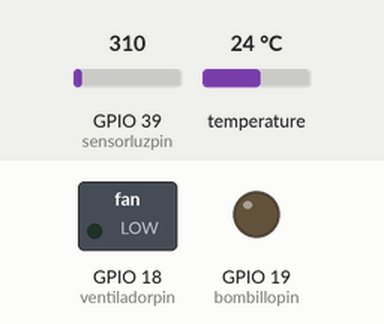
Recording of a program running on a simulated ESP32. Shown: switched loads named in the program (green lamp = pin HIGH), output pins drawn as LEDs (lit = HIGH). The inputs (shaded band) are chosen by the test bench; at power-on: GPIO 39 (sensorluzpin) = 310, temperature 24 °C (analog values on the 0–4095 scale). WiFi joins after 1.5 s; servers stay silent unless stated; random numbers use the default seed unless the program sets one; what the program prints to the serial monitor is not drawn.

Above: at 1.6 s.
At 20.1 s:
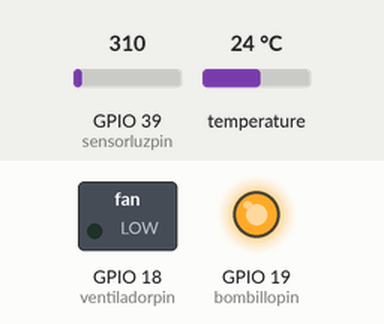
Timing chart, 0 to 21.6 s (numbered marks = the images above):
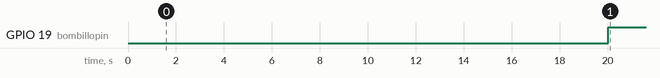

Measured:
- by itself, GPIO 19 (bombillopin): LOW → HIGH at 20.0 s

The program:

main.cpp
```cpp
//Este skecht se ha desarrollado para activar el bombillo a partir del umbral
//también el ventilador cuando la temperatura suba por encima de cierto umbral
#include "Arduino.h"
#include "DHTesp.h" // Click here to get the library: http://librarymanager/All#DHTesp

//*************** Coneción a ThinkSpeak *********
#include <ThingSpeak.h>

// Información del Canal y Campos de ThingSpeak
char thingSpeakAddress[] = "api.thingspeak.com";
unsigned long channelID = 3094713;
char* readAPIKey = (char*)"N1GUYGW9Q6G5HKNX";
char* writeAPIKey = (char*)"FOW8AZ8WE21JPEKG";
const unsigned long postingInterval = 20L * 1000L;
unsigned int dataFieldOne = 1;                       // Calpo para escribir el estado de la temperatura
unsigned int dataFieldTwo = 2;                       // Campo para escribir el estado del bombillo
unsigned int dataFieldThree = 3;                     // Campo para escribir el estado del ventilador
unsigned int dataFieldFour = 4;                      // FCampo para enviar el tiempo de luz
//*************** Fin Conección ThinkSpeak *******

//------------------------- Activar WIFI ESP832 -----------------------
#include <WiFi.h>

char ssid[] = "sumothings";
char password[] = "sum0th1ngs@manzamb";
WiFiClient client;              //Cliente Wifi para ThingSpeak
//-------------------------- Fin Configuración WIFI ESP32 --------------

//Entradas digitales del ESP 32
const int bombillopin = 19;     //Simulado con un led rojo
const int ventiladorpin =18;   //Simulado con un led azul
const int temperaturapin = 14;  //Temperatura DHT11

//Entradas Analogas del ESP 32

const int potenciometro = 34;   //Poteciometro para ejemplo PWM
const int sensorluzpin = 39;    //Fotocelda que


//Variables Globales
int umbralLuz = 1800;            //Es el umbral en el cual se enciende el bombillo
int umbralTemperatura = 26;     //Es el umbral en el cual se enciende el ventilador
float luminosidad;              //Toma el valor en voltaje
float temperatura;              //Toma el valor en grados
boolean estadoventilador=false; //false = apagado
boolean estadobombillo = false; //false = apagado
DHTesp dht;

//Métodos para encapsular las funcionalidades
//Simular lectura de fotocelda
long fotoceldafuncion()
{
  return random(1023);
}

//Funcion para obtener los valores de los sensores
void LeerSensores(void)
{
   //leer el sensor de luz
   luminosidad = analogRead(sensorluzpin);

   //recibe la temperatura para el sensor LM35
   //temperatura = analogRead(temperaturapin);
   //temperatura = (5.0 * temperatura * 100.0)/1024.0;

   //Then, we read the temperature sensor on pin 17
   // temperatura = (analogRead(temperaturapin) * (3300 / 1024));
   // temperatura = (temperatura - 500) / 10;

   //Lee estado de sensor de Temperatura para GROVE temp
   //int B=3975; //Valor del termistor
   //temperatura = analogRead(temperaturapin); //Obtencion del valor leido
   //float resistance=(float)(1023-temperatura)*10000/temperatura; //Obtencion del valor de la resistencia
   //temperatura=1/(log(resistance/10000)/B+1/298.15)-273.15; //Calculo de la temperatura

   //Lee estado de sensor DHT11
   temperatura = dht.getTemperature();
}

void ImprimirValoresSensores(void)
{
 //Imprimir los valores sensados
  Serial.println("========================================");

 //Temeratura
 Serial.print("Temperatura: ");
 Serial.print(temperatura);
 Serial.print(" ");
 Serial.println(" ℃ ");

 //Luminosidad
 Serial.print("Luminosidad: ");
 Serial.print(luminosidad);
 Serial.print(" ");
 Serial.println(" V. ");

 //Estado del Bombillo
 if (estadobombillo == false)
    Serial.println("Bombillo Apagado");
 else
    Serial.println("Bombillo Encendido");

 //Estado del Ventilador
 if (estadoventilador == false)
    Serial.println("Ventilador Apagado");
 else
    Serial.println("Ventilador Encendido");
}

boolean UmbraldeTemperatura(float umbral)
{
  if(temperatura > umbral){
    digitalWrite(ventiladorpin, HIGH);
    delay(1000);
    return true;
  }
  else{
    digitalWrite(ventiladorpin, LOW);
    delay(10);
    return false;
  }
}

boolean UmbraldeLuz(float umbral)
{
  //Envia una señal que activa o desactiva el relay
  if(luminosidad < umbral){
    digitalWrite(bombillopin, HIGH);
    delay(10);
    return true;
  }
  else{
    digitalWrite(bombillopin, LOW);
    delay(10);
    return false;
  }
}

// Use this function if you want to write a single field
int writeTSData( long TSChannel, unsigned int TSField, float data ){
  int  writeSuccess = ThingSpeak.writeField( TSChannel, TSField, data, writeAPIKey ); // Write the data to the channel
  if ( writeSuccess ){
    //lcd.setCursor(0, 1);
    //lcd.print("Send ThinkSpeak");
    Serial.println( String(data) + " written to Thingspeak." );
    }

    return writeSuccess;
}

//use this function if you want multiple fields simultaneously
int write2TSData( long TSChannel, unsigned int TSField1,
                  float field1Data,unsigned int TSField2, long field2Data,
                  unsigned int TSField3, long field3Data ,
                  unsigned int TSField4, long field4Data ){

  ThingSpeak.setField( TSField1, field1Data );
  ThingSpeak.setField( TSField2, field2Data );
  ThingSpeak.setField( TSField3, field3Data );
  ThingSpeak.setField( TSField4, field4Data );

  int printSuccess = ThingSpeak.writeFields( TSChannel, writeAPIKey );
  return printSuccess;
}

//metodo cliente para controlar los eventos R1 y R2
void setup()
{
  //Abrir el puerto de lectura en el PC para mensajes
  Serial.begin(115200);

  // Resolución Sensores ADC
  //Resolucion de los puesrtos ADC
  analogReadResolution(12);

  //----------- Comando para Conectarse a la WIFI el ESP8266 ---------
  Serial.println("Conectandose a la WIFI!");

  WiFi.begin(ssid, password);
  while (WiFi.status() != WL_CONNECTED) {
    Serial.print(".");
    delay(500);
  }

  Serial.println("");
  Serial.println("WiFi conectada");
  Serial.println(WiFi.localIP());
  //----------- Fin de conección ESP8266 -----------------------------

  //Establecer los modos de los puertos
  pinMode(sensorluzpin, INPUT);
  pinMode(bombillopin, OUTPUT);
  pinMode(ventiladorpin, OUTPUT);
  pinMode(temperaturapin, INPUT);

  //************ Conectar Cliente ThinkSpeak *******
    ThingSpeak.begin( client );
  //************ Fin Conectar Cliente ThingSpeak ***

  //Inicializar la libreria de temperatura y humedad DHT11
  dht.setup(temperaturapin, DHTesp::DHT11); // Connect DHT sensor to GPIO 16
}

//metodo repetitivo
unsigned long lastConnectionTime = 0;
long lastUpdateTime = 0;

void loop()
{
  // Only update if posting time is exceeded
  if (millis() - lastUpdateTime >=  postingInterval) {
    lastUpdateTime = millis();
    LeerSensores();
    ImprimirValoresSensores();

    //Verificar los umbrales
    estadoventilador = UmbraldeTemperatura(umbralTemperatura);
    estadobombillo = UmbraldeLuz(umbralLuz);

    //Enviar los Datos a ThinkSpeak
    write2TSData( channelID , dataFieldOne , temperatura ,
                      dataFieldTwo , estadobombillo,
                      dataFieldThree , estadoventilador,
                      dataFieldFour , luminosidad);
    }
}
```
